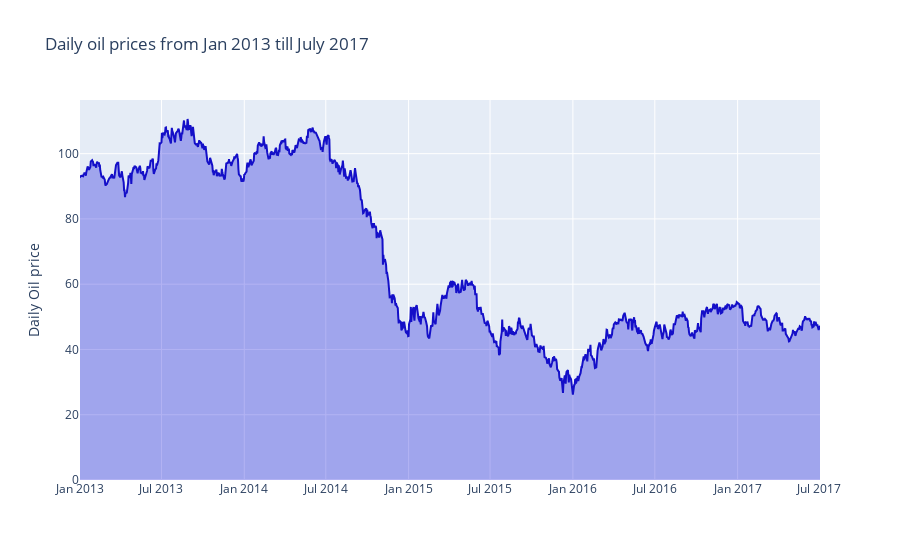

The notebook cell saved with this chart:
### Code cell
trace = go.Scatter(
     name='Oil prices',
     x=oil['date'],
     y=oil['dcoilwtico'].dropna(), #drop rows which contain missing values.
     mode='lines',
     line=dict(color='rgb(20, 15, 200, 0.8)'),
     #fillcolor='rgba(68, 68, 68, 0.3)',
     fillcolor='rgba(0, 0, 216, 0.3)',
     fill='tonexty' )

 data = [trace]

 layout = go.Layout(
     yaxis=dict(title='Daily Oil price'),
     title='Daily oil prices from Jan 2013 till July 2017',
     showlegend = False)
 fig = go.Figure(data=data, layout=layout)
 py.iplot(fig, filename='pandas-time-series-error-bars')

### Figure 1 — Plotly figure (JSON) as saved in the notebook; plotly's stock layout.template omitted (floating-point values rounded to 4 significant figures; data arrays with more than 128 entries replaced by an {"elided": "..."} marker saying what was removed)
{"data": [{"fill": "tonexty", "fillcolor": "rgba(0, 0, 216, 0.3)", "line": {"color": "rgb(20, 15, 200, 0.8)"}, "mode": "lines", "name": "Oil prices", "type": "scatter", "x": {"elided": "1218 str values"}, "y": {"elided": "1175 float values"}}], "layout": {"showlegend": false, "title": {"text": "Daily oil prices from Jan 2013 till July 2017"}, "yaxis": {"title": {"text": "Daily Oil price"}}}}
